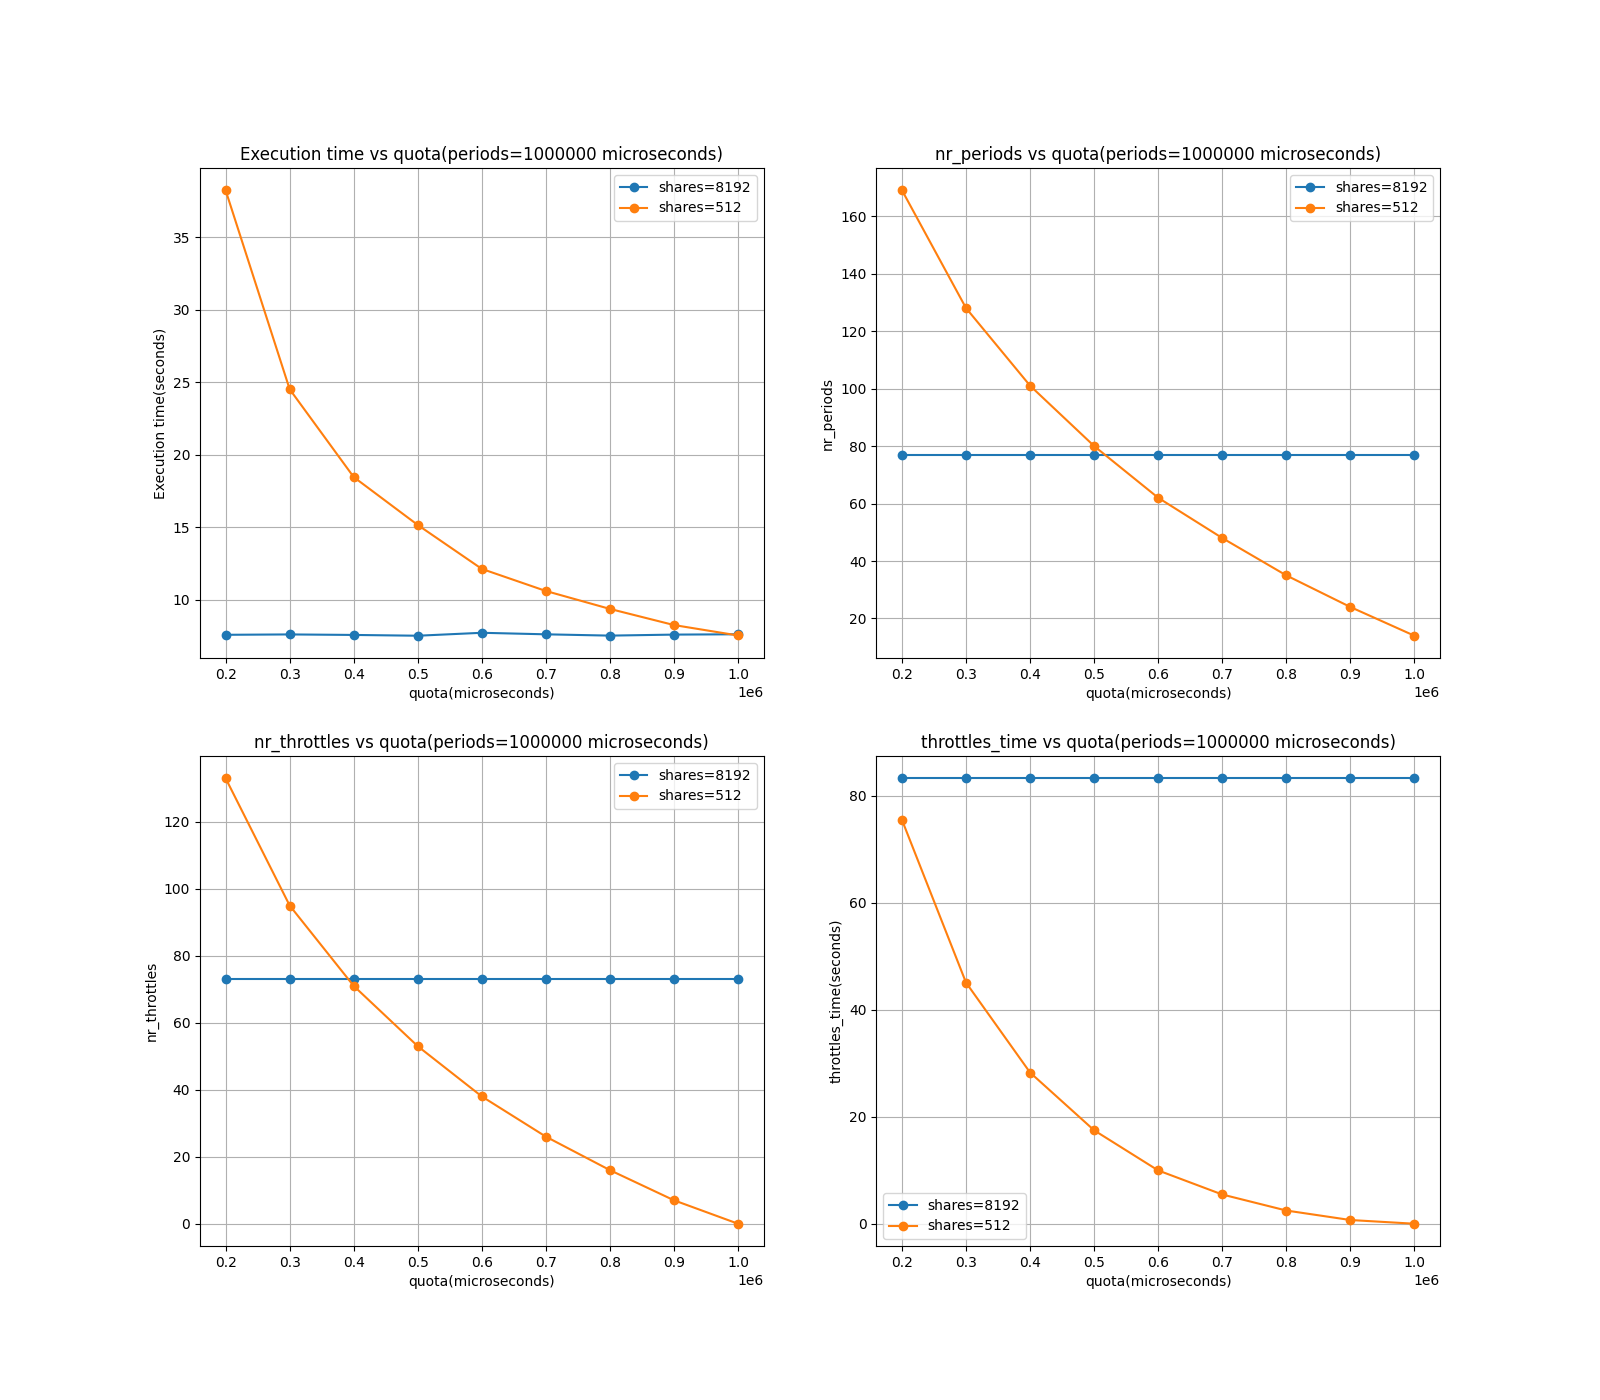

Python code for this plot:
import matplotlib.pyplot as plt


shares_1=8192
periods=1000000
quota_1 = []
time_elapsed_1 = []
nr_periods_1 = []
nr_throttles_1 = []
throttles_time_1 = []

shares_2=512
quota_2 = []
time_elapsed_2 = []
nr_periods_2 = []
nr_throttles_2 = []
throttles_time_2 = []

# read data from "results.txt"
with open('result1.txt', 'r') as f:
    for line in f:
        line = line.split()
        if line[0] == 'PID' or line[0] == 'period':
            continue
        elif line[0] == 'Running':
            quota_1.append(int(line[3]))
        elif line[0] == 'Elapsed':
            time_elapsed_1.append(float(line[2]))
        elif line[0] == 'nr_periods':
            nr_periods_1.append(int(line[1]))
        elif line[0] == 'nr_throttled':
            nr_throttles_1.append(int(line[1]))
        elif line[0] == 'throttled_time':
            throttles_time_1.append(int(line[1])/1e9)

# read data from "results.txt"
with open('result2.txt', 'r') as f:
    for line in f:
        line = line.split()
        if line[0] == 'PID' or line[0] == 'period':
            continue
        elif line[0] == 'Running':
            quota_2.append(int(line[3]))
        elif line[0] == 'Elapsed':
            time_elapsed_2.append(float(line[2]))
        elif line[0] == 'nr_periods':
            nr_periods_2.append(int(line[1]))
        elif line[0] == 'nr_throttled':
            nr_throttles_2.append(int(line[1]))
        elif line[0] == 'throttled_time':
            throttles_time_2.append(int(line[1])/1e9)



# plot graphs
fig, ax = plt.subplots(2, 2, figsize=(16, 14))
ax[0, 0].plot(quota_1,  time_elapsed_1, 'o-', label='shares={}'.format(shares_1))
ax[0, 0].plot(quota_2,  time_elapsed_2, 'o-', label='shares={}'.format(shares_2))
ax[0, 0].set_title('Execution time vs quota(periods={} microseconds)'.format(periods))
ax[0, 0].set_xlabel('quota(microseconds)')
ax[0, 0].set_ylabel('Execution time(seconds)')
ax[0, 0].legend()
ax[0, 0].grid(True)

ax[0, 1].plot(quota_1, nr_periods_1, 'o-', label='shares={}'.format(shares_1))
ax[0, 1].plot(quota_2, nr_periods_2, 'o-', label='shares={}'.format(shares_2))
ax[0, 1].set_title('nr_periods vs quota(periods={} microseconds)'.format(periods))
ax[0, 1].set_xlabel('quota(microseconds)')
ax[0, 1].set_ylabel('nr_periods')
ax[0, 1].grid(True)
ax[0, 1].legend()

ax[1, 0].plot(quota_1, nr_throttles_1, 'o-', label='shares={}'.format(shares_1))
ax[1, 0].plot(quota_2, nr_throttles_2, 'o-', label='shares={}'.format(shares_2))
ax[1, 0].set_title('nr_throttles vs quota(periods={} microseconds)'.format(periods))
ax[1, 0].set_xlabel('quota(microseconds)')
ax[1, 0].set_ylabel('nr_throttles')
ax[1, 0].grid(True)
ax[1, 0].legend()

ax[1, 1].plot(quota_1, throttles_time_1, 'o-', label='shares={}'.format(shares_1))
ax[1, 1].plot(quota_2, throttles_time_2, 'o-', label='shares={}'.format(shares_2))
ax[1, 1].set_title('throttles_time vs quota(periods={} microseconds)'.format(periods))
ax[1, 1].set_xlabel('quota(microseconds)')
ax[1, 1].set_ylabel('throttles_time(seconds)')
ax[1, 1].grid(True)
ax[1, 1].legend()
plt.savefig('graph.png')